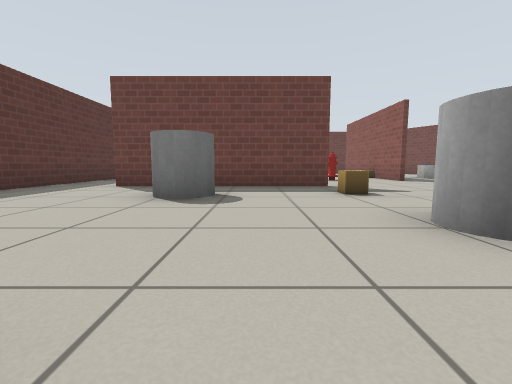
[1] (above)

17 first-person views from a walk through a Gazebo world. The camera is 0.5 m above the floor, tilts 6° down and sees 90° across. Floor lines are 1 m apart. The floor is counted in squares, 1 m on a side. Each view is taken from the middle of a square. On the plan, view 1 faces up. The plan holds only what a view shows up to about 9 squares ahead; the rest is blank. The robots in the file are not drawn. Gazebo's built-in surfaces are drawn with simple patterns. Simple shapes stand in for some stock models. Some surface patterns are stand-ins.

[2]
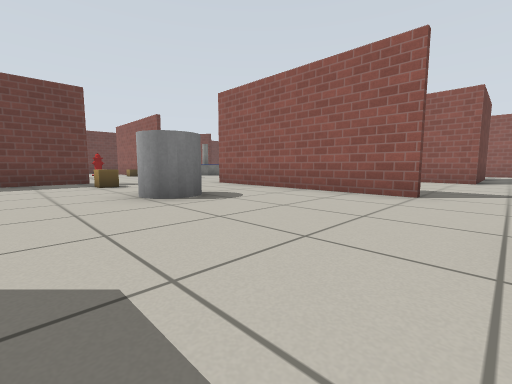

[3]
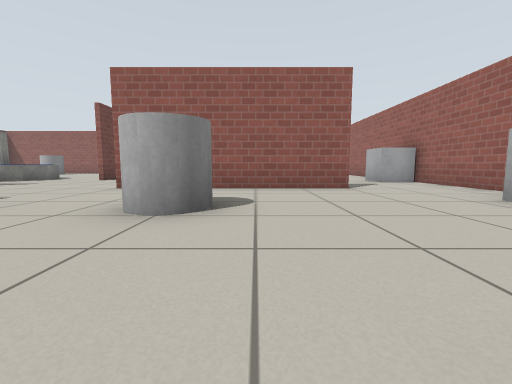

[4]
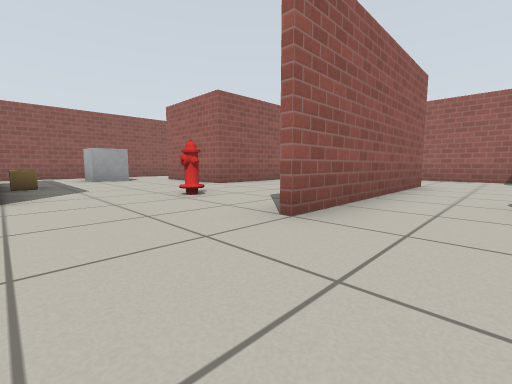

[5]
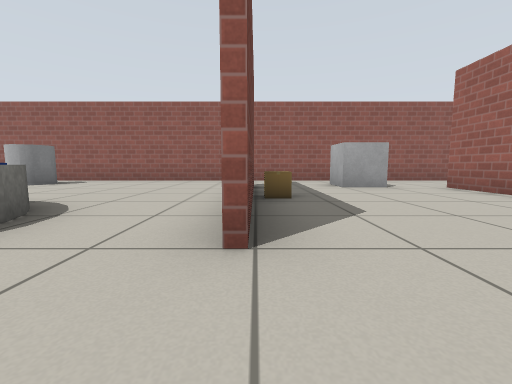

[6]
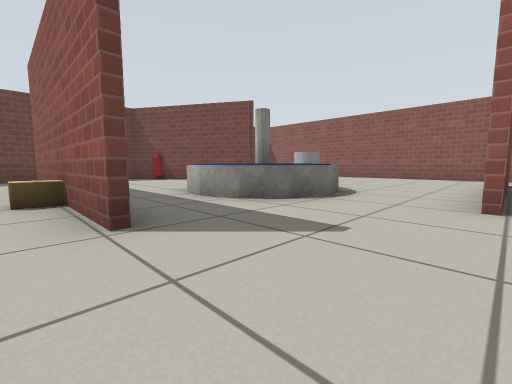

[7]
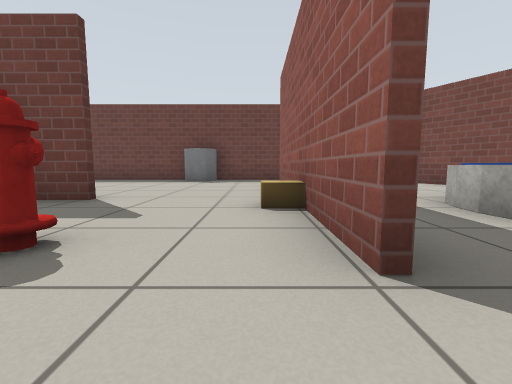

[8]
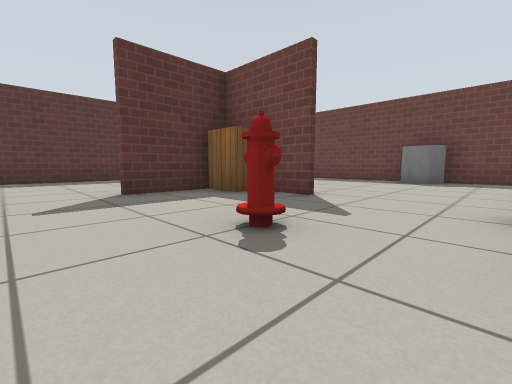

[9]
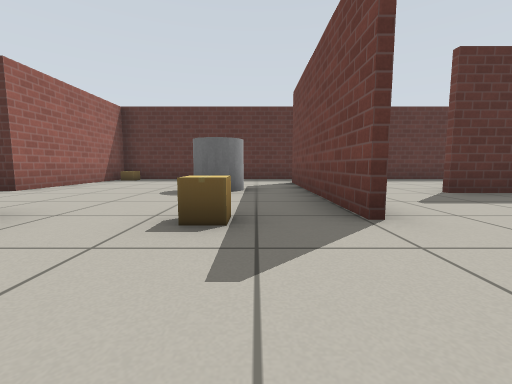

[10]
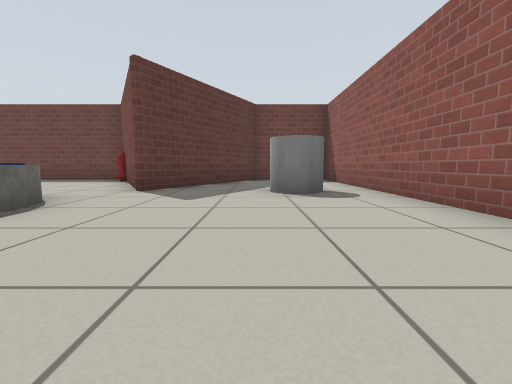

[11]
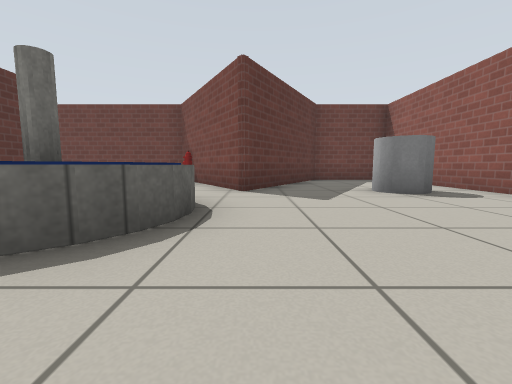

[12]
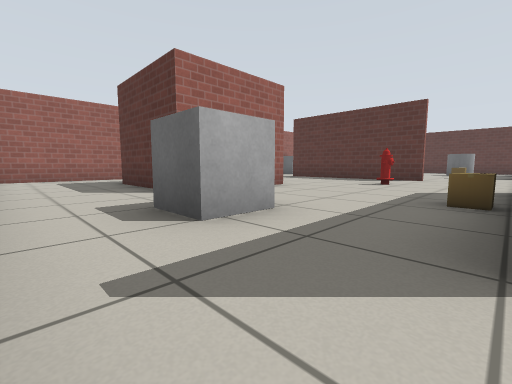

[13]
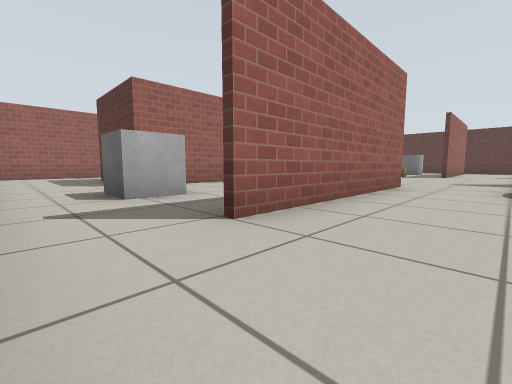

[14]
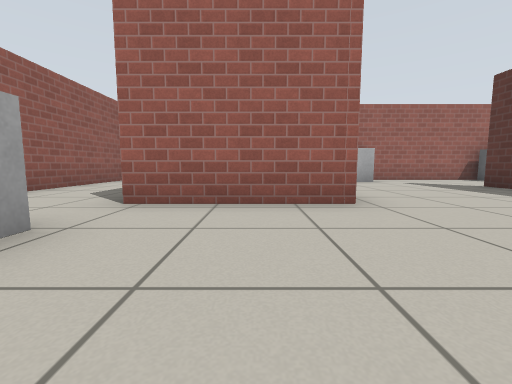

[15]
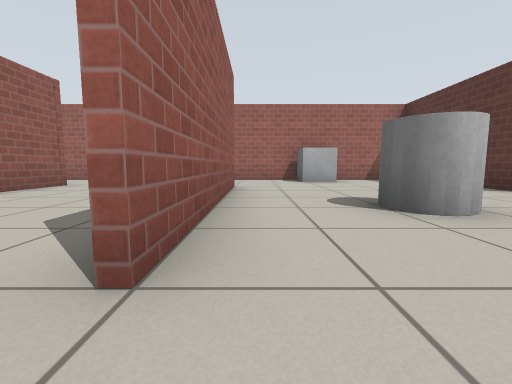

[16]
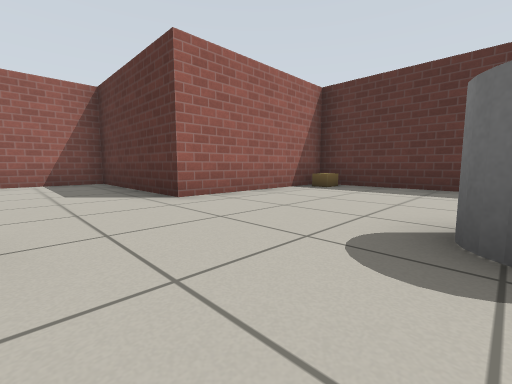

[17]
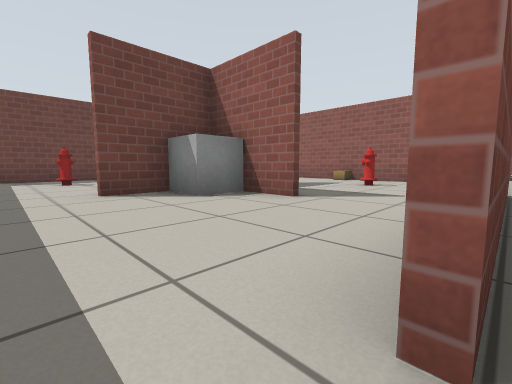

### Floor plan
Points are (right, up) in squares from view 1. A wall is a line through its corners. A room is listed if a view was taken in it or the views show most of it. See-through windows are left out.
Room 1 (views 1, 2, 3, 4, 5, 6, 7, 8, 9, 10, 11, 12, 13, 14, 15, 16, 17)
walls: (4.6, 4.1) (4.6, 2.4); (4.5, 8) (4.5, 13.1); (7.4, 6.2) (12.5, 6.2); (1.8, 6) (-3.4, 6); (8.7, 1.7) (11.7, 1.7) (11.7, -1.4) (8.7, -1.4) (8.7, 1.7); (1.6, 10.6) (-3, 10.6); (-0.7, 8.4) (-0.7, 10.6); (4.6, -0.2) (4.6, -1); (11.9, 6) (7.4, 6); (4.6, 13) (4.6, 12.3); (4.5, -1) (4.5, 4.1); (-0.6, 10.8) (-0.6, 8.4); (-5.1, 11.8) (-5.1, 0.3) (-0.9, 0.3) (-0.9, -3.7) (14, -3.7); (14.4, -3.4) (14.4, 15.7) (12, 15.7) (9.8, 11.8) (7.5, 15.7) (-4, 15.7)
objects: cardboard box (-4, 1); fire hydrant (-3, 14); grey cylinder (-1, 4) to (-1, 5); other object (-1, 10); bookshelf (0, 10); grey box (2, -3); grey cylinder (2, 2); cardboard box (2, 5); grey cylinder (2, 15); fire hydrant (3, 9); cardboard box (4, 10); grey box (7, -3); fire hydrant (7, 4); fountain (7, 8) to (9, 10); fire hydrant (8, 15); cardboard box (10, 6); grey box (12, 3) to (12, 4); grey cylinder (13, 12)

Positions as (right, up) in squares from view 1, and headings:
1: (0, 0), facing up
2: (0, -2), facing up-right
3: (-1, 1), facing right
4: (3, 6), facing down-right
5: (6, 6), facing right
6: (4, 6), facing up-right
7: (4, 7), facing up
8: (4, 7), facing up-left
9: (4, 5), facing left
10: (12, 7), facing up
11: (10, 7), facing up
12: (14, 6), facing down-left
13: (14, 8), facing down-left
14: (10, 5), facing down
15: (4, 5), facing down
16: (1, 4), facing down-left
17: (-4, 6), facing up-right
